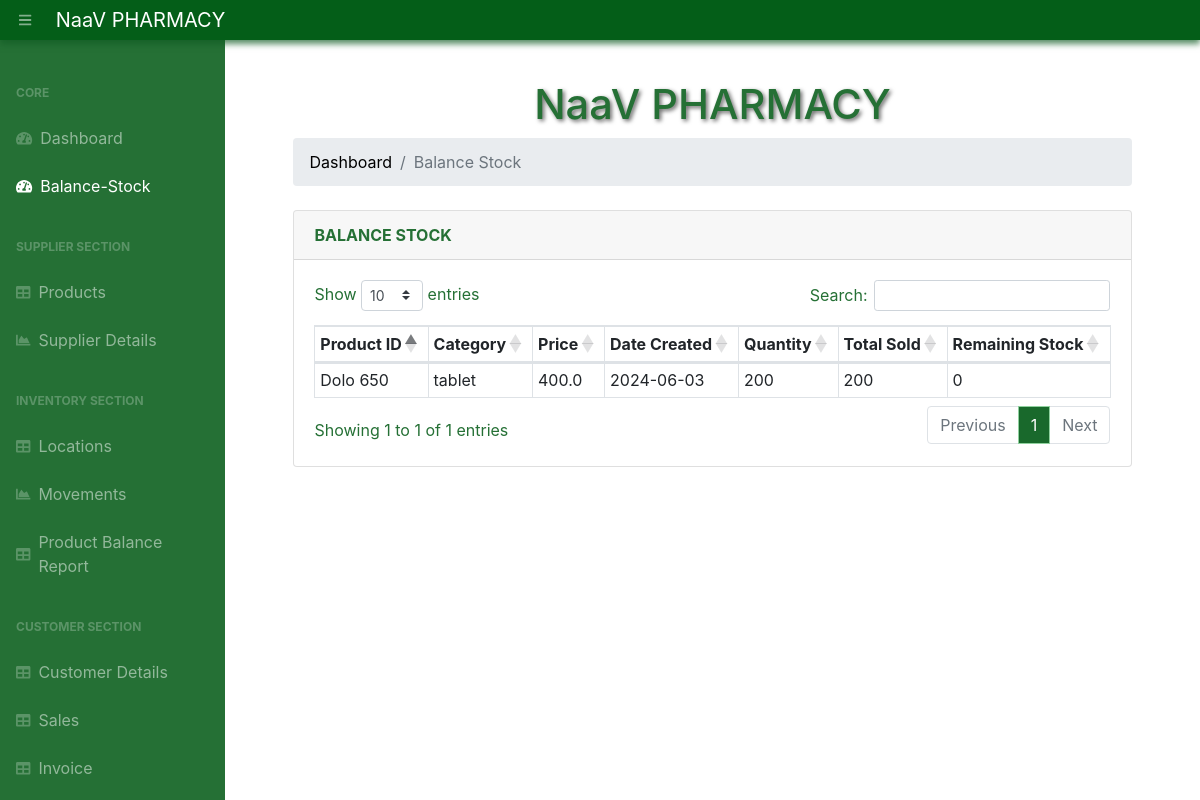
Screenshot of /balance-stock/ with the database file from the repository.
### app.py (models this page shows, shortened)
class Product(db.Model):
    __tablename__ = 'products'
    product_id      = db.Column(db.String(200), primary_key=True)
    quantity = db.Column(db.Integer)
    category = db.Column(db.String(50))
    price = db.Column(db.Float)
    date_created = db.Column(db.DateTime, default=datetime.utcnow)

### app.py (the view)
@app.route("/balance-stock/")
def balanceStock():
    products = Product.query.all()
    sales = db.session.query(Sale.product_id, db.func.sum(Sale.quantity).label('total_sold')).group_by(Sale.product_id).all()
    sales_dict = {sale.product_id: sale.total_sold for sale in sales}
    balance_stock = []
    for product in products:
        total_sold = sales_dict.get(product.product_id, 0)
        remaining_stock = product.quantity - total_sold
        balance_stock.append({
            'product_id': product.product_id,
            'category': product.category,
            'price': product.price,
            'date_created': product.date_created,
            'quantity': product.quantity,
            'total_sold': total_sold,
            'remaining_stock': remaining_stock
        })
    return render_template("balance-stock.html", balance_stock=balance_stock)

### templates/balance-stock.html (shortened to what this page needs)
{% extends 'base.html' %}
{% block content %}
<main>
    <div class="container-fluid">
        <h1 class="mt-4">NaaV PHARMACY</h1>
        <ol class="breadcrumb mb-4">
            <li class="breadcrumb-item"><a href="/">Dashboard</a></li>
            <li class="breadcrumb-item active">Balance Stock</li>
        </ol>
        <div class="card mb-5">
            <div class="card-header"><b>BALANCE STOCK</b></div>
            <div class="card-body">
                <div class="table-responsive">
                    <table class="table table-bordered" id="dataTable" width="100%" cellspacing="0">
                        <thead>
                            <tr>
                                <th>Product ID</th>
                                <th>Category</th>
                                <th>Price</th>
                                <th>Date Created</th>
                                <th>Quantity</th>
                                <th>Total Sold</th>
                                <th>Remaining Stock</th>
                            </tr>
                        </thead>
                        <tbody>
                            {% for item in balance_stock %}
                            <tr>
                                <td>{{ item.product_id }}</td>
                                <td>{{ item.category }}</td>
                                <td>{{ item.price }}</td>
                                <td>{{ item.date_created.strftime('%Y-%m-%d') }}</td>
                                <td>{{ item.quantity }}</td>
                                <td>{{ item.total_sold }}</td>
                                <td>{{ item.remaining_stock }}</td>
                            </tr>
                            {% endfor %}
                        </tbody>
                    </table>
                </div>
            </div>
        </div>
    </div>
</main>
{% endblock %}

### rows the page displays
Product: product_id "Dolo 650", category "tablet", price "400.0", date_created "2024-06-03", quantity "200", total_sold "200", remaining_stock "0"
